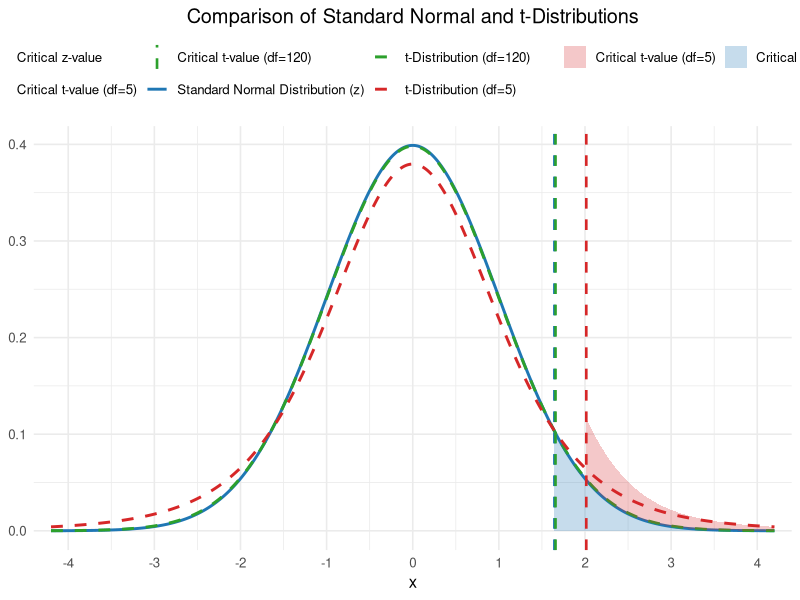
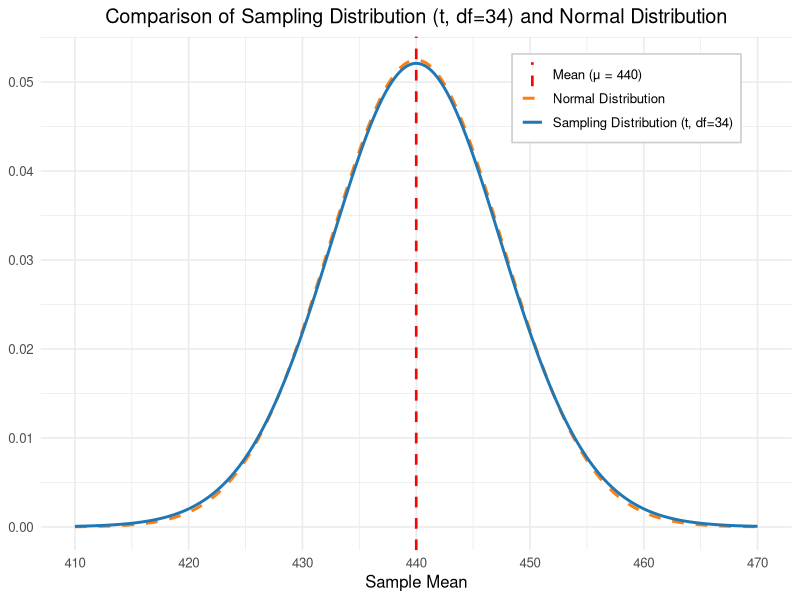
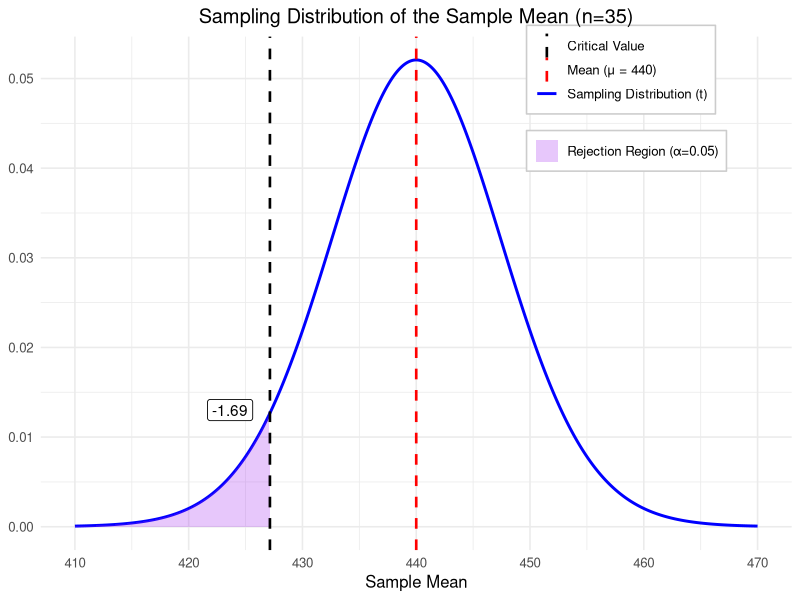
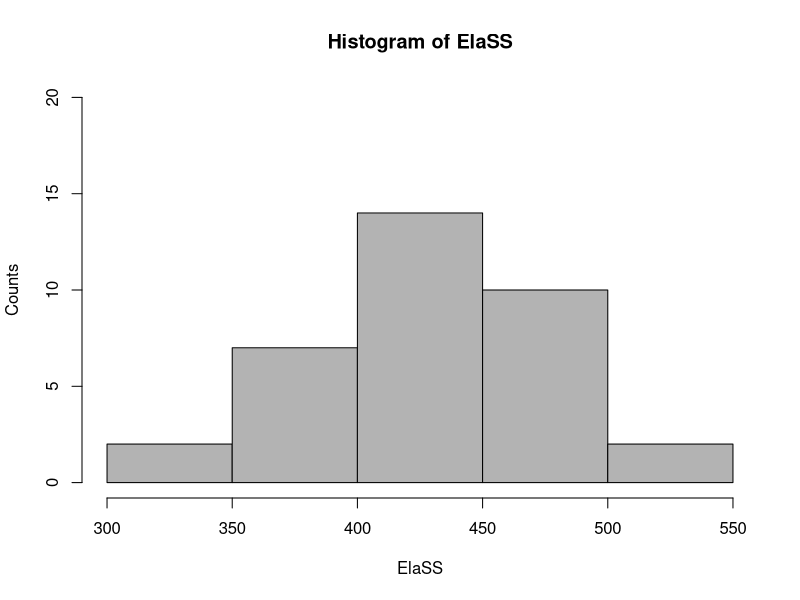
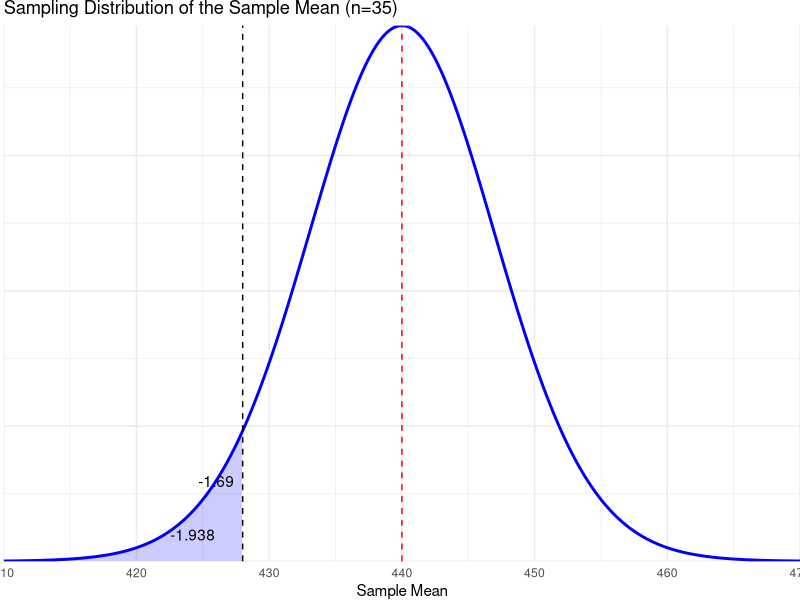
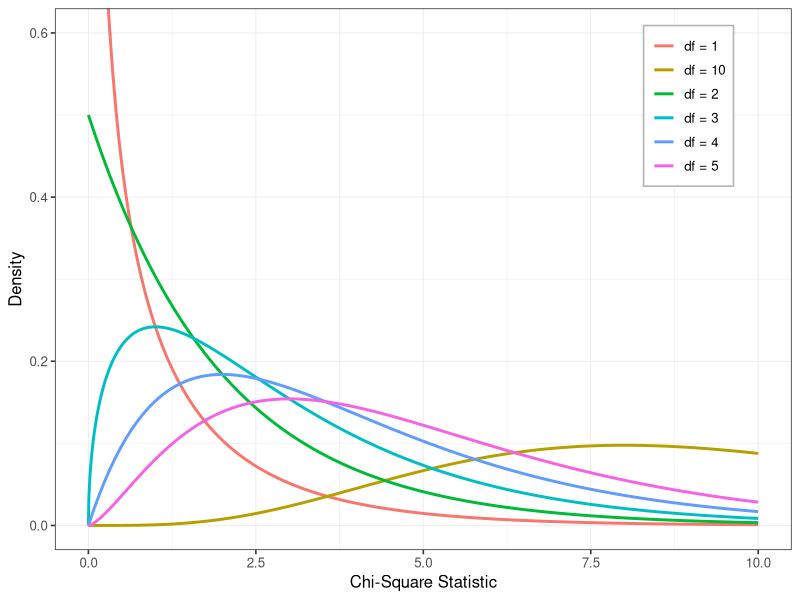
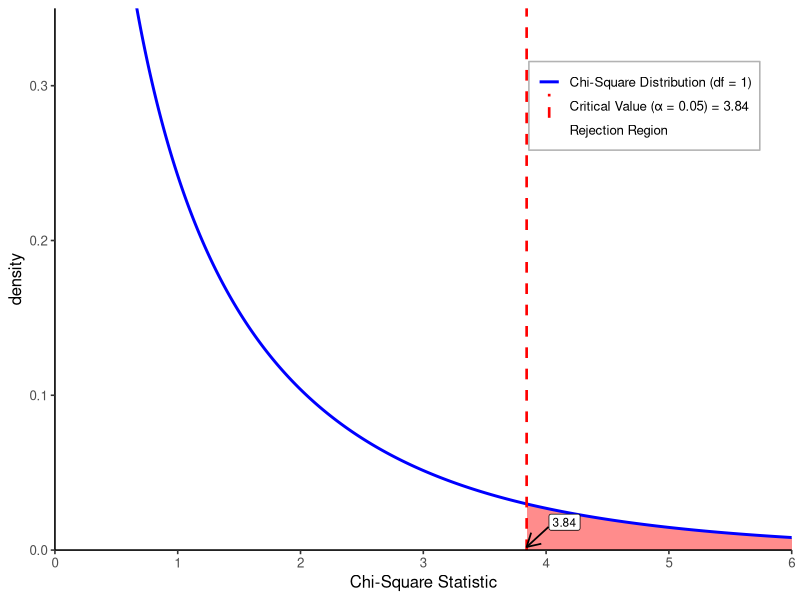
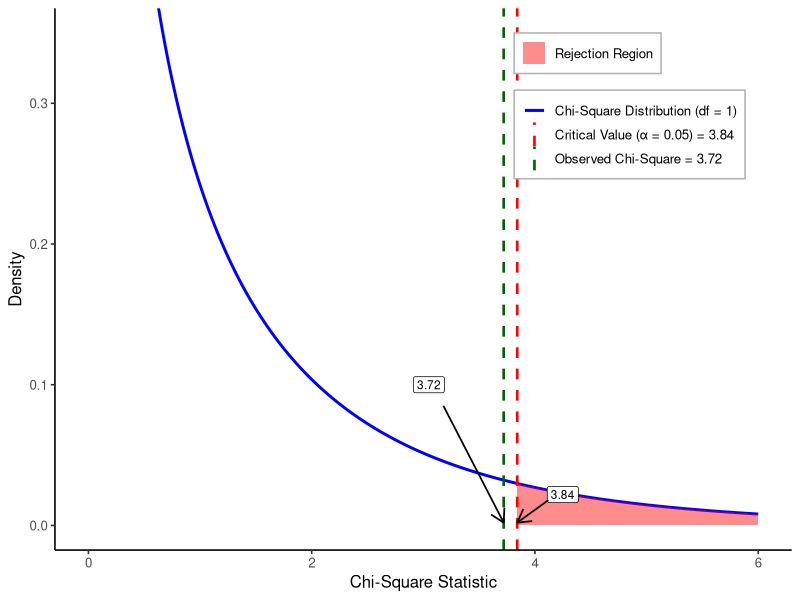

Write the R code that produced these figures, in order.
## ---- chunk 1
#| echo: false
#| message: false
#| warning: false
#| fig-cap: "Fig 8.1: Comparison of Standard Normal and t-Distributions"
#| fig-align: center
#| fig-width: 7
#| fig-height: 4.5

library(ggplot2)

alpha <- 0.05
df1 <- 5
df2 <- 120

# labels (so we can reuse them consistently)
lab_z  <- "Standard Normal Distribution (z)"
lab_t1 <- paste0("t-Distribution (df=", df1, ")")
lab_t2 <- paste0("t-Distribution (df=", df2, ")")

lab_cz  <- "Critical z-value"
lab_ct1 <- paste0("Critical t-value (df=", df1, ")")
lab_ct2 <- paste0("Critical t-value (df=", df2, ")")

x <- seq(-4.2, 4.2, by = 0.001)

# critical values (right tail)
z_crit  <- qnorm(1 - alpha)
t1_crit <- qt(1 - alpha, df = df1)
t2_crit <- qt(1 - alpha, df = df2)

# densities
dens <- rbind(
  data.frame(x = x, y = dnorm(x),            series = lab_z),
  data.frame(x = x, y = dt(x, df = df1),     series = lab_t1),
  data.frame(x = x, y = dt(x, df = df2),     series = lab_t2)
)

# shade right tails (like your picture: shade z and df=5)
shade <- rbind(
  data.frame(x = x[x >= z_crit],  y = dnorm(x[x >= z_crit]),        fill_series = lab_cz),
  data.frame(x = x[x >= t1_crit], y = dt(x[x >= t1_crit], df = df1), fill_series = lab_ct1)
)

# vertical lines for critical values
vlines <- data.frame(
  x = c(z_crit, t1_crit, t2_crit),
  line_series = factor(c(lab_cz, lab_ct1, lab_ct2),
                       levels = c(lab_cz, lab_ct1, lab_ct2))
)

# colors (close to the reference)
dist_cols  <- setNames(c("#1f77b4", "#d62728", "#2ca02c"), c(lab_z, lab_t1, lab_t2))
vline_cols <- setNames(c("#1f77b4", "#d62728", "#2ca02c"), c(lab_cz, lab_ct1, lab_ct2))
fill_cols  <- setNames(c("#1f77b4", "#d62728"), c(lab_cz, lab_ct1))

# One combined color scale so curves + vlines share the same legend "Color"
all_color_values <- c(dist_cols, vline_cols)

ggplot() +
  # curves
  geom_line(
    data = dens,
    aes(x = x, y = y, color = series, linetype = series),
    linewidth = 1
  ) +
  # shaded tails
  geom_area(
    data = shade,
    aes(x = x, y = y, fill = fill_series),
    alpha = 0.25
  ) +
  # critical value lines
  geom_vline(
    data = vlines,
    aes(xintercept = x, color = line_series, linetype = line_series),
    linewidth = 0.9
  ) +
  # axes/labels
  labs(
    title = "Comparison of Standard Normal and t-Distributions",
    x = "x",
    y = NULL,
    color = NULL,
    linetype = NULL,
    fill = NULL
  ) +
  coord_cartesian(xlim = c(-4, 4)) +
  scale_x_continuous(breaks = seq(-4, 4, by = 1)) +
  theme_minimal(base_size = 12) +
  theme(
    legend.position = "top",
    plot.title = element_text(hjust = 0.5)
  ) +
  # manual scales
  scale_color_manual(values = all_color_values) +
  scale_fill_manual(values = fill_cols) +
  scale_linetype_manual(values = c(
    # curves
    setNames(c("solid", "dashed", "dashed"), c(lab_z, lab_t1, lab_t2)),
    # vlines
    setNames(c("dashed", "dashed", "dashed"), c(lab_cz, lab_ct1, lab_ct2))
  ))
## ---- chunk 2
#| echo: false
#| message: false
#| warning: false
#| fig-align: center
#| fig-width: 7
#| fig-height: 4.5
#| fig-cap: "Fig 8.2: Comparison of Sampling Distribution (t, df=34) and Normal Distribution"

library(ggplot2)

mu <- 440
df <- 34
se <- 7.6

# label strings (so we can reuse them safely in scales)
lab_t <- paste0("Sampling Distribution (t, df=", df, ")")
lab_n <- "Normal Distribution"
lab_mean <- paste0("Mean (\u03BC = ", mu, ")")

x <- seq(410, 470, by = 0.05)

y_t <- dt((x - mu)/se, df = df) / se
y_n <- dnorm(x, mean = mu, sd = se)

df_plot <- rbind(
  data.frame(x = x, y = y_t, curve = lab_t),
  data.frame(x = x, y = y_n, curve = lab_n)
)

ggplot(df_plot, aes(x = x, y = y, color = curve, linetype = curve)) +
  geom_line(linewidth = 1) +

  # mean line
  geom_vline(aes(xintercept = mu, color = lab_mean, linetype = lab_mean),
             linewidth = 0.9) +

  labs(
    title = paste0("Comparison of Sampling Distribution (t, df=", df, ") and Normal Distribution"),
    x = "Sample Mean",
    y = NULL,
    color = NULL,
    linetype = NULL
  ) +

  # manual styling (NO paste0() on the left side; use setNames)
  scale_color_manual(values = setNames(
    c("#1f77b4", "#ff7f0e", "red"),
    c(lab_t, lab_n, lab_mean)
  )) +
  scale_linetype_manual(values = setNames(
    c("solid", "dashed", "dashed"),
    c(lab_t, lab_n, lab_mean)
  )) +

  theme_minimal(base_size = 12) +
  theme(
    legend.position = c(0.78, 0.88),
    legend.background = element_rect(fill = "white", color = "grey80"),
    plot.title = element_text(hjust = 0.5)
  ) +
  coord_cartesian(xlim = c(410, 470)) +
  scale_x_continuous(breaks = seq(410, 470, by = 10))
## ---- chunk 3
#| echo: false
#| message: false
#| warning: false
#| fig-align: center
#| fig-width: 7
#| fig-height: 4.2
#| fig-cap: "Sampling Distribution of the Sample Mean (n=35)"

library(ggplot2)

# ---- parameters (edit if your problem uses different values) ----
mu <- 440
n  <- 35
alpha <- 0.05
df <- n - 1

# Use your standard error if you know it; this matches earlier numbers:
s <- 44.994
se <- s / sqrt(n)

# left-tailed critical value for t
tcrit <- qt(alpha, df = df)          # e.g., about -1.69
xcrit <- mu + tcrit * se             # critical x value on "Sample Mean" scale

# x grid (match image range)
x <- seq(410, 470, by = 0.05)

# sampling distribution of xbar using t with scaling:
y <- dt((x - mu)/se, df = df) / se

dens <- data.frame(x = x, y = y)

shade <- subset(dens, x <= xcrit)

# label shown in the figure (t critical)
label_txt <- sprintf("%.2f", tcrit)

ggplot(dens, aes(x = x, y = y)) +
  # main curve
  geom_line(aes(color = "Sampling Distribution (t)"), linewidth = 1) +

  # rejection region (left tail)
  geom_area(data = shade,
            aes(fill = "Rejection Region (\u03B1=0.05)"),
            alpha = 0.25) +

  # mean line
  geom_vline(aes(xintercept = mu, color = "Mean (\u03BC = 440)"),
             linetype = "dashed", linewidth = 0.9) +

  # critical value line
  geom_vline(aes(xintercept = xcrit, color = "Critical Value"),
             linetype = "dashed", linewidth = 0.9) +

  # little callout label near the shaded region
  annotate("label",
           x = xcrit - 3.5,
           y = max(y) * 0.25,
           label = label_txt,
           label.size = 0.3) +

  labs(
    title = "Sampling Distribution of the Sample Mean (n=35)",
    x = "Sample Mean",
    y = NULL,
    color = NULL,
    fill = NULL
  ) +
  coord_cartesian(xlim = c(410, 470)) +
  scale_x_continuous(breaks = seq(410, 470, by = 10)) +
  theme_minimal(base_size = 12) +
  theme(
    plot.title = element_text(hjust = 0.5),
    legend.position = c(0.78, 0.88),
    legend.background = element_rect(fill = "white", color = "grey80")
  ) +
  # manual styling to match your picture
  scale_color_manual(values = c(
    "Sampling Distribution (t)" = "blue",
    "Mean (\u03BC = 440)" = "red",
    "Critical Value" = "black"
  )) +
  scale_fill_manual(values = c(
    "Rejection Region (\u03B1=0.05)" = "purple"
  ))
## ---- chunk 4
#| echo: false
#| message: false
#| warning: false
#| fig-align: center
#| fig-width: 7
#| fig-height: 4.2
#| fig-cap: "Histogram of ElaSS"
# Approximated values to match the histogram counts
ElaSS <- c(
  315, 335,                         # 300–350
  355, 365, 372, 380, 390, 395, 398,   # 350–400
  402, 408, 412, 418, 420, 425, 428, 432, 435,
  438, 442, 445, 448, 450, 455, 458, 462,  # 400–450
  468, 472, 478, 485, 490, 495, 498,      # 450–500
  515, 535                               # 500–550
)

hist(
  ElaSS,
  breaks = seq(300, 550, by = 50),
  col = "grey70",
  border = "black",
  xlab = "ElaSS",
  ylab = "Counts",
  xlim = c(300, 550),
  ylim = c(0, 20),
  axes = TRUE
)

## ---- chunk 5
#| echo: false
#| message: false
#| warning: false
#| fig-align: center
#| fig-width: 7
#| fig-height: 4.2
#| fig-cap: "Sampling Distribution of the Sample Mean (n=35)"

library(ggplot2)

# Parameters
mu <- 440
n <- 35
df <- n - 1
alpha <- 0.05

t_crit <- -1.69
sample_stat <- -1.938

# Convert t values to sample mean scale
se <- 7.1   # approximate SE used to position critical/sample points visually
x_crit <- mu + t_crit * se
x_sample <- mu + sample_stat * se

# Generate distribution
x <- seq(410, 470, length.out = 500)
y <- dt((x - mu)/se, df=df)

data <- data.frame(x, y)

# Rejection region
reject <- subset(data, x <= x_crit)

ggplot(data, aes(x, y)) +
  geom_line(color="blue", linewidth=1) +
  
  geom_area(data=reject, aes(x,y),
            fill="blue", alpha=0.2) +
  
  geom_vline(xintercept = mu,
             color="red", linetype="dashed") +
  
  geom_vline(xintercept = x_crit,
             color="black", linetype="dashed") +
  
  annotate("text", x = x_crit - 2, y = max(y)*0.15,
           label = "-1.69",
           fill="white", label.size=0.3) +
  
  annotate("text", x = x_sample - 2, y = max(y)*0.05,
           label = "-1.938",
           fill="white", label.size=0.3) +
  
  scale_x_continuous(limits=c(410,470), expand=c(0,0)) +
  scale_y_continuous(expand=c(0,0)) +
  
  labs(
    title="Sampling Distribution of the Sample Mean (n=35)",
    x="Sample Mean",
    y=NULL
  ) +
  
  theme_minimal() +
  theme(
    plot.margin = margin(0,0,0,0),
    axis.title.y = element_blank(),
    axis.text.y = element_blank(),
    axis.ticks.y = element_blank()
  )
## ---- chunk 6
#| echo: false
#| message: false
#| warning: false
#| fig-cap: "Fig 8.7: Chi-Square Distributions with Different Degrees of Freedom "
#| fig-align: center
#| fig-width: 7
#| fig-height: 4.5

library(ggplot2)

# Degrees of freedom to plot (matches your figure)
dfs <- c(1, 2, 3, 4, 5, 10)

# X range
x <- seq(0, 10, length.out = 2000)

# Build data frame of densities
df <- do.call(rbind, lapply(dfs, function(k) {
  data.frame(
    x = x,
    density = dchisq(x, df = k),
    df_label = paste0("df = ", k)
  )
}))

ggplot(df, aes(x = x, y = density, color = df_label)) +
  geom_line(linewidth = 1) +
  coord_cartesian(xlim = c(0, 10), ylim = c(0, 0.6)) +
  labs(
    x = "Chi-Square Statistic",
    y = "Density",
    color = NULL
  ) +
  theme_bw(base_size = 12) +
  theme(
    panel.grid.major = element_line(linewidth = 0.3),
    panel.grid.minor = element_line(linewidth = 0.2),
    legend.position = c(0.86, 0.82),  # top-right inside
    legend.background = element_rect(fill = "white", color = "grey70"),
    legend.key = element_rect(fill = "white", color = NA)
  )
## ---- chunk 7
#| echo: false
#| message: false
#| warning: false
#| fig-cap: "Figure 8.8: Chi-square distribution with df = 1"
#| fig-align: center
#| fig-width: 7.5
#| fig-height: 4

library(ggplot2)

df_val <- 1
alpha  <- 0.05
crit   <- qchisq(1 - alpha, df = df_val)

x <- seq(0, 6, length.out = 3000)
y <- dchisq(x, df = df_val)

df_all   <- data.frame(x = x, y = y)
df_shade <- subset(df_all, x >= crit)

# Dummy point to create a legend key for the rejection region
df_leg <- data.frame(x = 0, y = 0)

legend_order <- c(
  "Chi-Square Distribution (df = 1)",
  "Critical Value (α = 0.05) = 3.84",
  "Rejection Region"
)

ggplot() +
  # Shaded rejection region (no legend mapping here)
  geom_area(
    data = df_shade,
    aes(x = x, y = y),
    fill = "red",
    alpha = 0.45
  ) +
  # Chi-square curve (legend via color)
  geom_line(
    data = df_all,
    aes(x = x, y = y, color = "Chi-Square Distribution (df = 1)"),
    linewidth = 1
  ) +
  # Critical value line (legend via color)
  geom_vline(
    aes(xintercept = crit, color = "Critical Value (α = 0.05) = 3.84"),
    linetype = "dashed",
    linewidth = 0.9
  ) +
  
  # Dummy legend entry for rejection region (single combined legend)
  geom_point(
    data = df_leg,
    aes(x = x, y = y, color = "Rejection Region"),
    shape = 15,
    size = 6,
    alpha = 0
  ) +
  labs(
    x = "Chi-Square Statistic",
    y = "density",
    color = NULL
  ) +
  coord_cartesian(xlim = c(0, 6), ylim = c(0, 0.35), expand = FALSE) +
  scale_x_continuous(expand = expansion(mult = c(0, 0))) +
  scale_y_continuous(expand = expansion(mult = c(0, 0))) +
  scale_color_manual(
    breaks = legend_order,
    values = c(
      "Chi-Square Distribution (df = 1)" = "blue",
      "Critical Value (α = 0.05) = 3.84" = "red",
      "Rejection Region" = "red"
    )
  ) +
  guides(
    color = guide_legend(
      override.aes = list(
        linetype = c("solid", "dashed", "blank"),
        shape    = c(NA, NA, 15),
        linewidth = c(1, 0.9, NA)
      )
    )
  ) +
  # Annotated arrow for critical value (3.84)
  annotate(
    "label",
    x = 4.15, y = 0.018,
    label = "3.84",
    size = 3
  ) +
  annotate(
    "segment",
    x = 4.02, y = 0.015,
    xend = crit, yend = 0.002,
    linewidth = 0.6,
    arrow = arrow(length = unit(0.15, "inches"))
  ) +
  theme_classic(base_size = 12) +
  theme(
    legend.position = c(0.80, 0.82),
    legend.background = element_rect(fill = "white", color = "grey70"),
    legend.key = element_rect(fill = "white")
  )
## ---- chunk 8
#| echo: false
#| message: false
#| warning: false
#| fig-cap: "Figure 8.9: Chi-square distribution (df = 1) with critical value and observed test statistic"
#| fig-align: center
#| fig-width: 7.5
#| fig-height: 4

library(ggplot2)

# Parameters
df_val   <- 1
alpha    <- 0.05
crit     <- qchisq(1 - alpha, df = df_val)  # 3.84
observed <- 3.72

# Data
x <- seq(0, 6, length.out = 3000)
y <- dchisq(x, df = df_val)
base_df <- data.frame(x = x, y = y)
shade_df <- subset(base_df, x >= crit)

ggplot() +
  # Chi-square curve (legend entry)
  geom_line(
    data = base_df,
    aes(x = x, y = y, color = "Chi-Square Distribution (df = 1)"),
    linewidth = 1
  ) +
  # Rejection region (legend entry)
  geom_area(
    data = shade_df,
    aes(x = x, y = y, fill = "Rejection Region"),
    alpha = 0.45
  ) +
  # Critical value line (legend entry)
  geom_vline(
    aes(xintercept = crit, color = "Critical Value (α = 0.05) = 3.84"),
    linetype = "dashed",
    linewidth = 0.9
  ) +
  # Observed statistic line (legend entry)
  geom_vline(
    aes(xintercept = observed, color = "Observed Chi-Square = 3.72"),
    linetype = "dashed",
    linewidth = 0.9
  ) +
  # Callout for observed value (label + arrow)
  annotate(
    "label",
    x = 3.05, y = 0.10,
    label = "3.72",
    size = 3
  ) +
  annotate(
    "segment",
    x = 3.18, y = 0.085,
    xend = observed, yend = 0.002,
    linewidth = 0.6,
    arrow = arrow(length = unit(0.15, "inches"))
  ) +
  # Callout for critical value (label + arrow)
  annotate(
    "label",
    x = 4.25, y = 0.022,
    label = "3.84",
    size = 3
  ) +
  annotate(
    "segment",
    x = 4.12, y = 0.018,
    xend = crit, yend = 0.002,
    linewidth = 0.6,
    arrow = arrow(length = unit(0.15, "inches"))
  ) +
  labs(
    x = "Chi-Square Statistic",
    y = "Density",
    color = NULL,
    fill = NULL
  ) +
  # This is the key to matching the textbook figure look:
  coord_cartesian(xlim = c(0, 6), ylim = c(0, 0.35)) +
  theme_classic(base_size = 12) +
  theme(
    legend.position = c(0.78, 0.82),
    legend.background = element_rect(fill = "white", color = "grey70"),
    legend.key = element_rect(fill = "white", color = NA)
  ) +
  scale_color_manual(values = c(
    "Chi-Square Distribution (df = 1)" = "blue",
    "Critical Value (α = 0.05) = 3.84" = "red",
    "Observed Chi-Square = 3.72" = "darkgreen"
  )) +
  scale_fill_manual(values = c(
    "Rejection Region" = "red"
  ))
